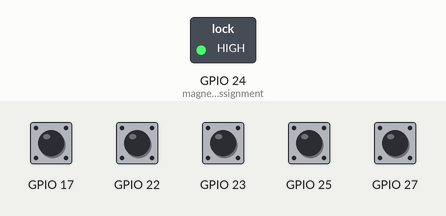
The program below on a simulated Raspberry Pi (BCM pin numbers). On the bench: switched loads named in the program (green lamp = pin HIGH). Inputs (shaded band) come from the test bench; at power-on: GPIO 17, GPIO 22, GPIO 23, GPIO 25, GPIO 27 HIGH. Sound played through the audio output is not drawn and takes no time.

Above: at 0.1 s.
Timing chart, 0 to 1.6 s (numbered marks = the images above):
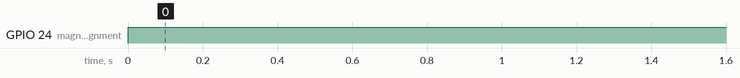

The program:

Bop_It_Logic.py
```python
import vlc
import RPi.GPIO as GPIO
import time
import os
import numpy as np

class Bop_It_Puzzle:
    def __init__(self, correct_sequence):
        self.stage = 1
        self.correct_sequence = correct_sequence
    def next_stage(self):
        self.stage = self.stage + 1
    def reset_stage(self):
        self.stage = 1
    def correct_stage_bop_it(self):
        return self.correct_sequence[self.stage-1]

#Set GPIO pin format
GPIO.setmode(GPIO.BCM)

GPIO.setwarnings(False)

#Set GPIO Assignments
gpio_to_bop_it = {
    "Flick It" : 17,
    "Spin It" : 27,
    "Twist It" : 22,
    "Pull It" : 23,
    "Bop It" : 25
}

magnet_assignment = 24

#Setup the GPIO buttons
GPIO.setup(gpio_to_bop_it["Flick It"], GPIO.IN, pull_up_down=GPIO.PUD_UP)
GPIO.setup(gpio_to_bop_it["Spin It"], GPIO.IN, pull_up_down=GPIO.PUD_UP)
GPIO.setup(gpio_to_bop_it["Twist It"], GPIO.IN, pull_up_down=GPIO.PUD_UP)
GPIO.setup(gpio_to_bop_it["Pull It"], GPIO.IN, pull_up_down=GPIO.PUD_UP)
GPIO.setup(gpio_to_bop_it["Bop It"], GPIO.IN, pull_up_down=GPIO.PUD_UP)

# Create Bop-It Puzzle
puzzle = Bop_It_Puzzle(["Flick It", "Twist It", "Bop It", "Flick It", "Pull It", "Spin It", "Pull It", "Bop It"])

# Setup Alarm Magnet as On
GPIO.setup(magnet_assignment,GPIO.OUT)
GPIO.output(magnet_assignment,GPIO.HIGH)
magnet_on = GPIO.input(magnet_assignment)
latest_press = "Nothing"
previous_correct_press = "Nothing"

while puzzle.stage < 9:

    for piece in gpio_to_bop_it.keys():
#         print(puzzle.stage)
        if (GPIO.input(gpio_to_bop_it[piece]) == False):
            last_press = piece
#       if(True):
#         last_press = input("Piece Entered: ")
            if (puzzle.correct_stage_bop_it() == last_press):
#                 print(last_press)
                previous_correct_press = str(last_press)
                puzzle.next_stage()
            elif (last_press != previous_correct_press):
                puzzle.reset_stage()

GPIO.output(magnet_assignment,GPIO.LOW)
magnet_on = GPIO.input(magnet_assignment)
print("Completed Puzzle!")


####### Stupid Other Ways Of Doing it #######
#
# class Bop_It_Part:
#     def __init__(self, is_first, is_second, is_third, is_fourth, is_fifth, is_sixth, is_seventh, is_eighth):
#         self.is_first = is_first
#         self.is_second = is_second
#         self.is_third = is_third
#         self.is_fourth = is_fourth
#         self.is_fifth = is_fifth
#         self.is_sixth = is_sixth
#         self.is_seventh = is_seventh
#         self.is_eighth = is_eighth
# class Bop_It_Part:
#     def __init__(self, name, correct_in_sequence):
#         self.name = name
#         self.correct_in_sequence = correct_in_sequence
#
#     def get_correct(stage):
#         return correct_in_sequence[stage-1]

# class Bop_It_Part:
#     def __init__(self, name, gpio_pin):
#         self.name = name
#         self.gpio_pin = gpio_pin
#
#     def check_input(self):
#         return GPIO.input(self.gpio_pin)
########################################


            
```

Measured:
- by itself, GPIO 24 (magnet_assignment): LOW → HIGH at 0.00 s
